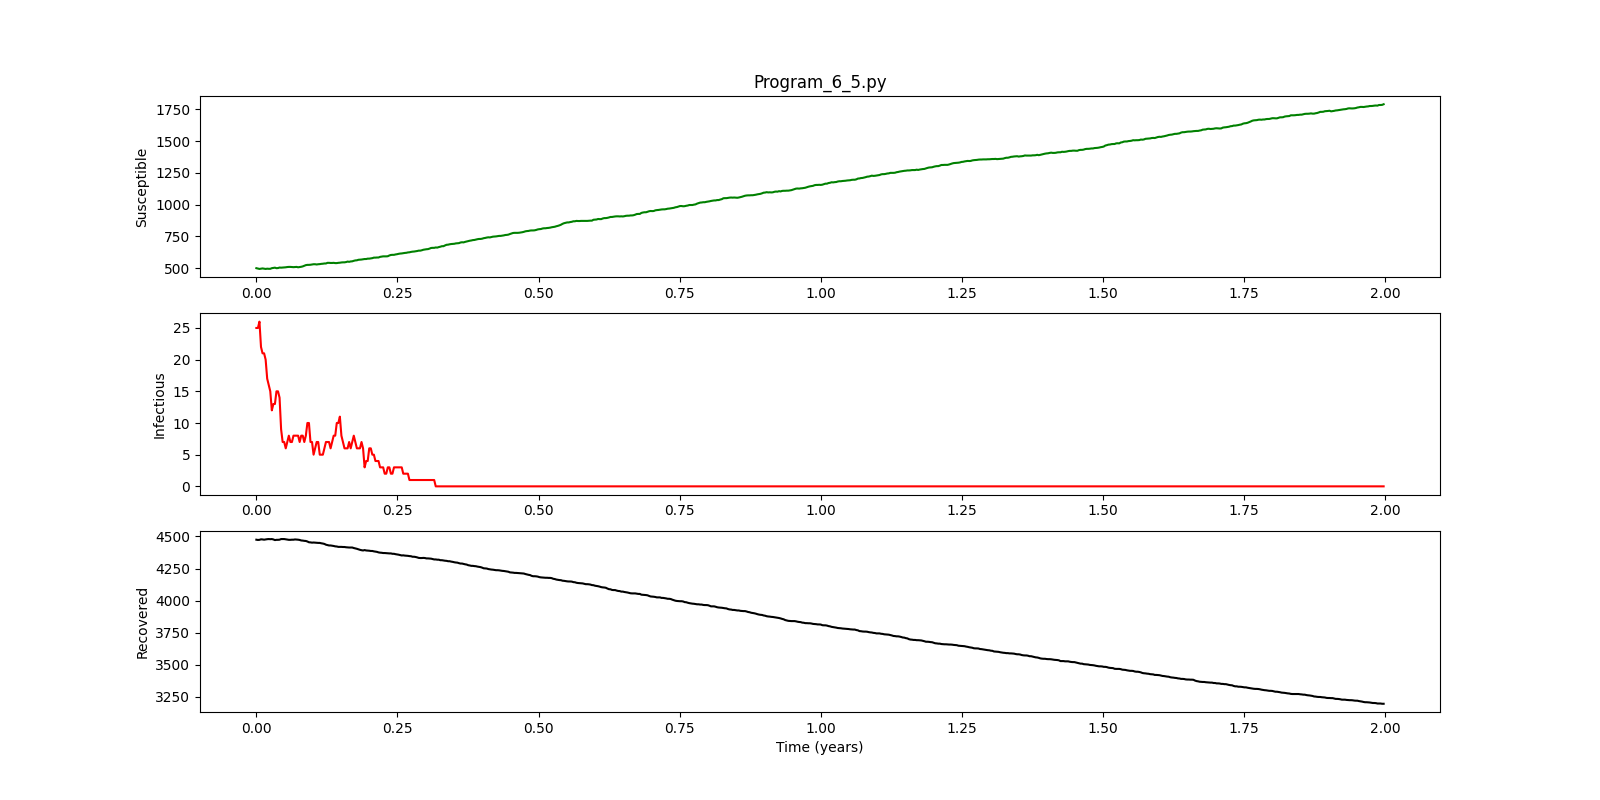

Reproduce this figure in Python.
#!/usr/bin/env python3

####################################################################
###    This is the PYTHON version of program 6.4 from page 203 of  #
### "Modeling Infectious Disease in humans and animals"            #
### by Keeling & Rohani.										   #
###																   #
### It is the SIR model (including births and deaths) with         #
### (event-driven) demographic stochasticity approximated using    #
### the tau-leap method and assuming Poisson distributions.		   #
###																   #
### This is a more complex stochastic model as 6 events are		   #
### possible: infection, recovery, birth, death of susceptible,    #
### death of infected, death of recovered.						   #
###											   					   #
### Note: by default we are using a very small population size 	   #
### to highlight the stochasticity.				   				   #
####################################################################

###################################
### Written by Ilias Soumpasis    #
### [email redacted]	  #
###################################

# Environment Preparation
import numpy as np
import pylab as pl

# Parameters
beta=1.0
gamma=1/10.0
mu=5e-4
N0=5000.0
### You may want to try with popylation size of 50 (small) to see the events
### In this case uncomment the next line
#N0=50.0
ND=MaxTime=2*365.0
Y0=pl.ceil(mu*N0/gamma)
X0=pl.floor(gamma*N0/beta)
Z0=N0-X0-Y0
tau=1.0
INPUT = np.array((X0,Y0,Z0))

# Model Definition
def stoc_eqs(INP):
	V = INP
	Rate=np.zeros((6))
	Change=np.zeros((6,3))
	N=V[0]+V[1]+V[2]
	Rate[0] = beta*V[0]*V[1]/N; Change[0,:]=([-1, +1, 0]);
	Rate[1] = gamma*V[1];  Change[1,:]=([0, -1, +1]);
	Rate[2] = mu*N;  Change[2,:]=([+1, 0, 0]);
	Rate[3] = mu*V[0];  Change[3,:]=([-1, 0, 0]);
	Rate[4] = mu*V[1];  Change[4,:]=([0, -1, 0]);
	Rate[5] = mu*V[2];  Change[5,:]=([0, 0, -1]);
	for i in range(6):
		Num=np.random.poisson(Rate[i]*tau);
		## Make sure things don't go negative
		# print(V[pl.find(Change[i,:]<0)])
		Use=min(Num, (V[np.where(Change[i,:]<0)]));
		V=V+Change[i,:]*Use;
	return V

def Stoch_Iteration(INPUT):
	lop=0
	S=[0]
	I=[0]
	R=[0]
	for lop in T:
		res = stoc_eqs(INPUT)
		S.append(INPUT[0])
		I.append(INPUT[1])
		R.append(INPUT[2])
		INPUT=res
	return [S,I,R]

# Model Run
T=np.arange(0.0, ND, tau)
[S,I,R]=Stoch_Iteration(INPUT)

tT=np.array(T)/365.
tS=np.array(S)[1:,]
tI=np.array(I)[1:,]
tR=np.array(R)[1:,]

# Plotting
pl.figure(figsize=(16, 8))
pl.subplot(311)
pl.plot(tT, tS, 'g')
#pl.xlabel ('Time (years)')
pl.ylabel ('Susceptible')
if N0 == 50:
	pl.title("Program_6_5.py (N=50)")
else:
	pl.title("Program_6_5.py")
pl.subplot(312)
pl.plot(tT, tI, 'r')
#pl.xlabel ('Time (years)')
pl.ylabel ('Infectious')
pl.subplot(313)
pl.plot(tT, tR, 'k')
pl.xlabel ('Time (years)')
pl.ylabel ('Recovered')
if N0 == 50:
	pl.savefig("Program_6_5_N50.png")
else:
	pl.savefig("Program_6_5.png")
pl.show()
